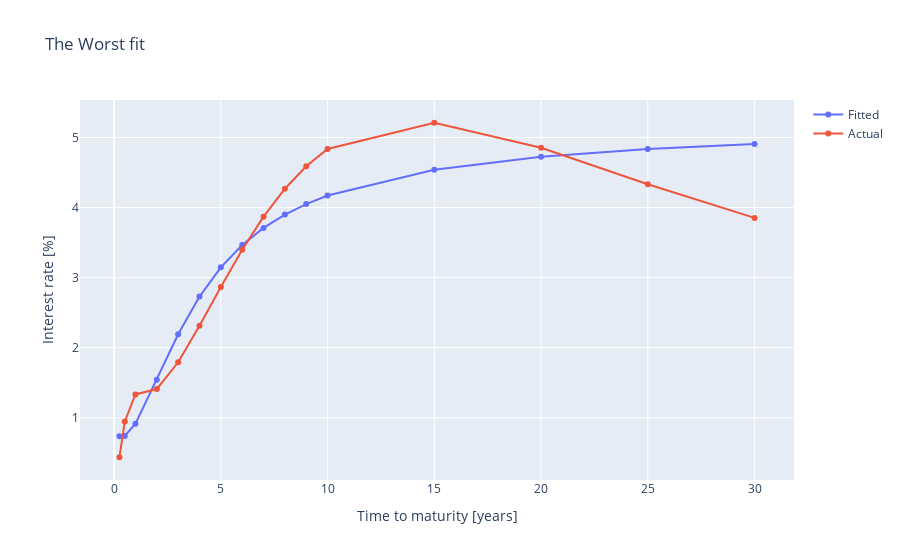

Here is the notebook cell this chart was saved with:
### Code cell
#the worst fit

fig3=go.Figure()

fig3.add_trace(go.Scatter(y=Nelson(b0=df_rad.sort_values('MSFE').iloc[196,0:4][0],b1=df_rad.sort_values('MSFE').iloc[196,0:4][1],b2=df_rad.sort_values('MSFE').iloc[196,0:4][2],t=np.array(df.columns),teta=df_rad.sort_values('MSFE').iloc[196,0:4][3]), x=maturities, name='Fitted'))

fig3.add_trace(go.Scatter(y=df_sa_datumom[df_sa_datumom['Date']=='2008-10-31'].values[0][1:], x=maturities, name='Actual'))

fig3.update_layout(
    title="The Worst fit",
    xaxis_title="Time to maturity [years]",
    yaxis_title="Interest rate [%]")

### Figure 1 — Plotly figure (JSON) as saved in the notebook; plotly's stock layout.template omitted (floating-point values rounded to 4 significant figures)
{"data": [{"name": "Fitted", "type": "scatter", "x": [0.25, 0.5, 1, 2, 3, 4, 5, 6, 7, 8, 9, 10, 15, 20, 25, 30], "y": [0.7354, 0.7397, 0.9154, 1.543, 2.192, 2.729, 3.147, 3.465, 3.709, 3.9, 4.05, 4.172, 4.54, 4.725, 4.835, 4.909]}, {"name": "Actual", "type": "scatter", "x": [0.25, 0.5, 1, 2, 3, 4, 5, 6, 7, 8, 9, 10, 15, 20, 25, 30], "y": [0.436, 0.9473, 1.332, 1.41, 1.792, 2.312, 2.868, 3.398, 3.87, 4.269, 4.589, 4.835, 5.211, 4.853, 4.332, 3.852]}], "layout": {"title": {"text": "The Worst fit"}, "xaxis": {"title": {"text": "Time to maturity [years]"}}, "yaxis": {"title": {"text": "Interest rate [%]"}}}}
